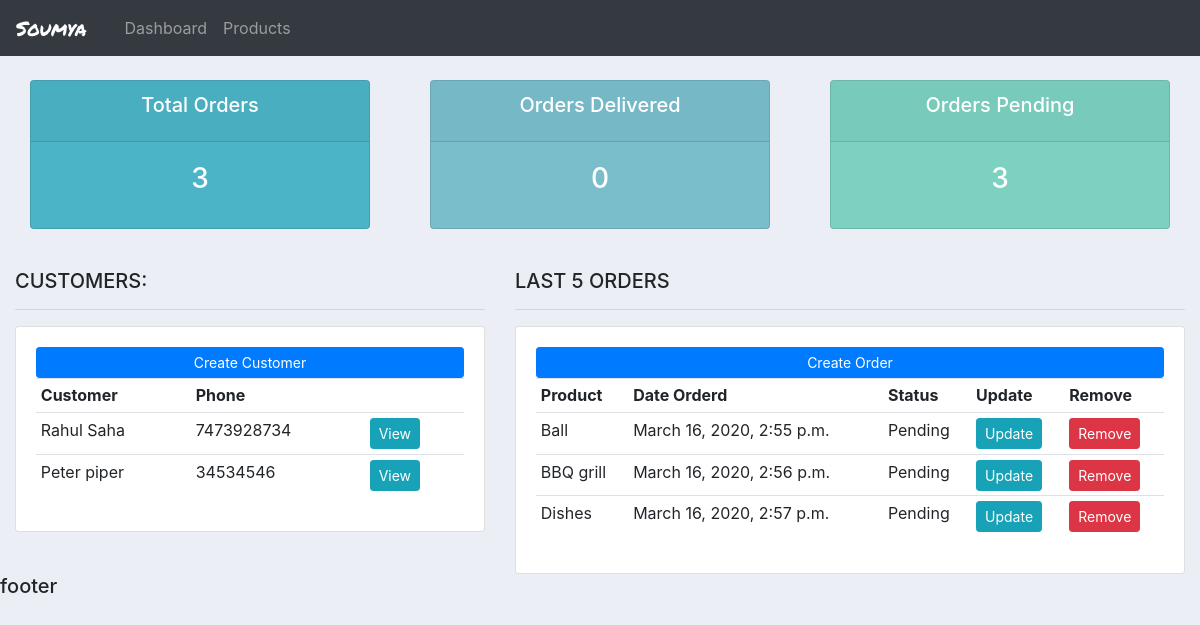
Before: / with the older database file.
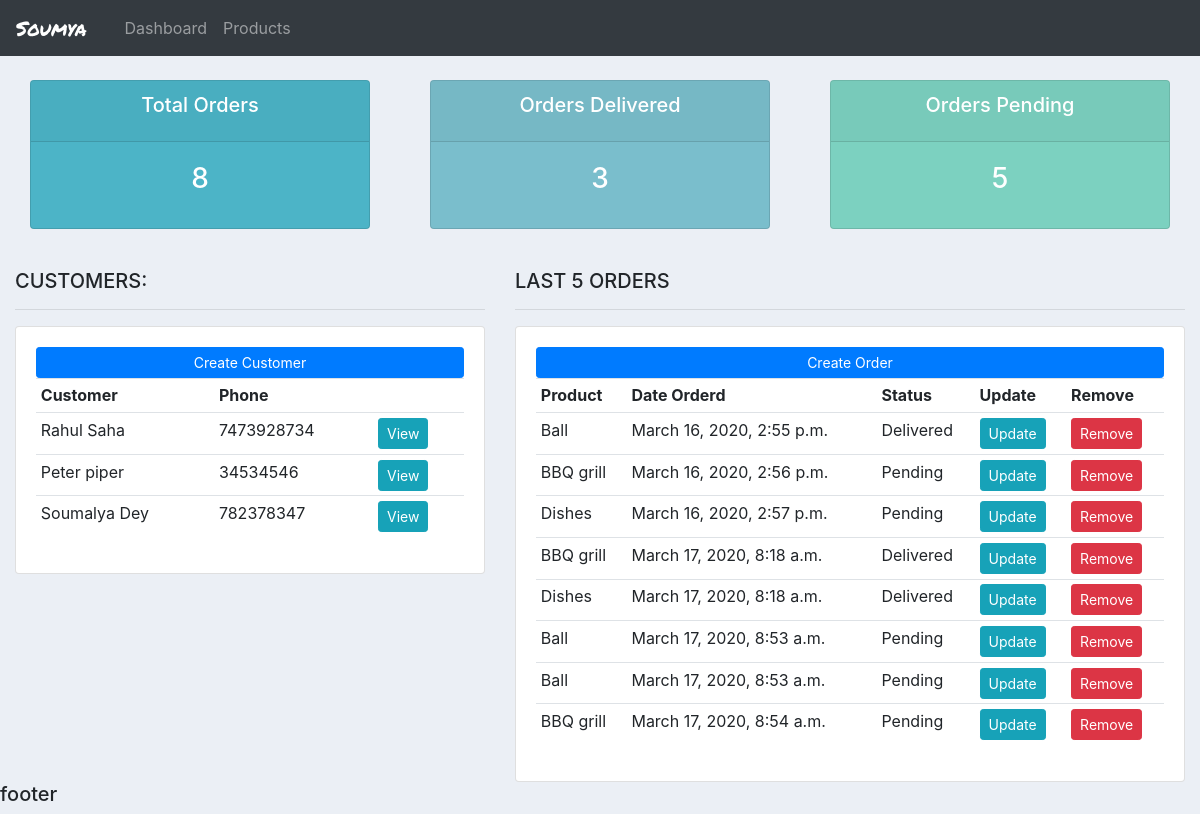
After: the same page with the newer database file.
### accounts/models.py (models this page shows, shortened)
class Customer(models.Model):
    name = models.CharField(max_length = 200, null = True)
    phone = models.CharField(max_length = 200, null = True)
    email = models.CharField(max_length = 200, null = True)
    date_created = models.DateTimeField(auto_now_add = True, null = True)

class Order(models.Model):
    STATUS = (
        ('Pending', 'Pending'),
        ('Out for delivery', 'Out for delivery'),
        ('Delivered', 'Delivered')
    )
    customer = models.ForeignKey(Customer, null = True, on_delete = models.SET_NULL)
    product = models.ForeignKey(Product, null = True, on_delete = models.SET_NULL)
    date_created = models.DateTimeField(auto_now_add = True, null = True)
    status = models.CharField(max_length = 200, choices = STATUS, null = True)

class Product(models.Model):
    CATEGORY = (
        ('Indoor', 'Indoor'),
        ('Outdoor', 'Outdoor'),
    )
    name = models.CharField(max_length = 200, null = True)
    price = models.FloatField(null = True)
    category = models.CharField(max_length = 200, choices = CATEGORY, null = True)
    description = models.CharField(max_length = 300, null = True, blank = True)
    date_created = models.DateTimeField(auto_now_add = True, null = True)
    tags = models.ManyToManyField(Tag)

### accounts/views.py (the view)
# urls.py: path('', views.home, name="home"), # for home page
def home(request):
    customers = Customer.objects.all()
    orders = Order.objects.all()
    order_delivered = orders.filter(status = 'Delivered')
    order_pending = orders.filter(status = 'Pending')
    context = {
        'customers': customers,
        'orders': orders,
        'totalOrders': orders.count(),
        'totalCustomers': customers.count(),
        'deliveredCount': order_delivered.count(),
        'pendingCount': order_pending.count()
    }
    return render(request, 'accounts/dashboard.html', context)

### accounts/templates/accounts/dashboard.html
{% extends 'accounts/main.html' %}
{% block content %}
{%  include 'accounts/status.html' %}
<br>
<div class="row">
    <div class="col-md-5">
        <h5>CUSTOMERS:</h5>
        <hr>
        <div class="card card-body">
            <a class="btn btn-primary  btn-sm btn-block" href="">Create Customer</a>
            <table class="table table-sm">
                <tr>
                    <th>Customer</th>
                    <th>Phone</th>
                    <th></th>
                </tr>
                {% for c in customers %}
                <tr>
                    <td>{{c.name}}</td>
                    <td>{{c.phone}}</td>
                    <td><a class="btn btn-sm btn-info" href="{% url 'customer' c.id %}">View</a></td>
                </tr>
                {% endfor %}
            </table>
        </div>
    </div>
    <div class="col-md-7">
        <h5>LAST 5 ORDERS</h5>
        <hr>
        <div class="card card-body">
            <a class="btn btn-primary  btn-sm btn-block" href="">Create Order</a>
            <table class="table table-sm">
                <tr>
                    <th>Product</th>
                    <th>Date Orderd</th>
                    <th>Status</th>
                    <th>Update</th>
                    <th>Remove</th>
                </tr>
                {% for o in orders %}
                <tr>
                    <td>{{o.product.name}}</td>
                    <td>{{o.date_created}}</td>
                    <td>{{o.status}}</td>
                    <td><a class="btn btn-sm btn-info" href="">Update</a></td>
                    <td><a class="btn btn-sm btn-danger" href="">Remove</a></td>
                </tr>
                {% endfor %}
            </table>
        </div>
    </div>
</div>
{% endblock %}

### accounts/templates/accounts/main.html (shortened to what this page needs)
{% load static %}
<!DOCTYPE html>
<html lang="en">
<head>
    <link rel="stylesheet" href="https://stackpath.bootstrapcdn.com/bootstrap/4.4.1/css/bootstrap.min.css"
>
    <link rel="stylesheet" type="text/css" href="{% static '/css/main.css' %}">
</head>
<body>
    {% include 'accounts/navbar.html' %}
    <div class="container-fluid">
        {% block content %}
        {% endblock %}
    </div>
    <h5>footer</h5>
</body>
</html>

### accounts/templates/accounts/navbar.html (shortened to what this page needs)
<nav class="navbar navbar-expand-lg navbar-dark bg-dark">
  <a class="navbar-brand" href="{% url 'home' %}" style="font-family: 'Permanent Marker', cursive; margin-right: 30px;">Soumya</a>
  <div class="collapse navbar-collapse" id="navbarNav">
    <ul class="navbar-nav">
      <li class="nav-item">
        <a class="nav-link" href="{% url 'home' %}">Dashboard</a>
      </li>
      <li class="nav-item">
        <a class="nav-link" href="{% url 'products' %}">Products</a>
      </li>
    </ul>
  </div>
</nav>

### accounts/templates/accounts/status.html
<br>
<div class="row">
	<div class="col">
		<div class="col-md">
			<div class="card text-center text-white  mb-3" id="total-orders">
			  	<div class="card-header">
			  		<h5 class="card-title">Total Orders</h5>
			  	</div>
			  	<div class="card-body">
			    	<h3 class="card-title">{{totalOrders}}</h3>
			  	</div>
			</div>
		</div>
	</div>
	<div class="col">
		<div class="col-md">
			<div class="card text-center text-white  mb-3" id="orders-delivered">
			  	<div class="card-header">
			  		<h5 class="card-title">Orders Delivered</h5>
			  	</div>
			  	<div class="card-body">
			    	<h3 class="card-title">{{deliveredCount}}</h3>
			  	</div>
			</div>
		</div>
	</div>
	<div class="col">
		<div class="col-md">
			<div class="card text-center text-white  mb-3" id="orders-pending">
			  	<div class="card-header">
			  		<h5 class="card-title">Orders Pending</h5>
			  	</div>
			  	<div class="card-body">
			    	<h3 class="card-title">{{pendingCount}}</h3>
			  	</div>
			</div>
		</div>
	</div>
</div>

### static/css/main.css (style rules this page uses)
body { background-color: #ebeff5; }
#total-orders { background-color: #4cb4c7; }
#orders-delivered { background-color: #7abecc; }
#orders-pending { background-color: #7CD1C0; }

Changed rows visible on the page:
added Customer: name "Soumalya Dey", phone "782378347"
changed Order "March 16, 2020, 2:55 p.m.": status "Pending" → "Delivered"
added Order: product.name "BBQ grill", date_created "March 17, 2020, 8:18 a.m.", status "Delivered"
added Order: product.name "Dishes", date_created "March 17, 2020, 8:18 a.m.", status "Delivered"
added Order: product.name "Ball", date_created "March 17, 2020, 8:53 a.m.", status "Pending"
added Order: product.name "Ball", date_created "March 17, 2020, 8:53 a.m.", status "Pending"
added Order: product.name "BBQ grill", date_created "March 17, 2020, 8:54 a.m.", status "Pending"
Other visible differences:
{{ totalOrders }}: "3" → "8"
{{ deliveredCount }}: "0" → "3"
{{ pendingCount }}: "3" → "5"
